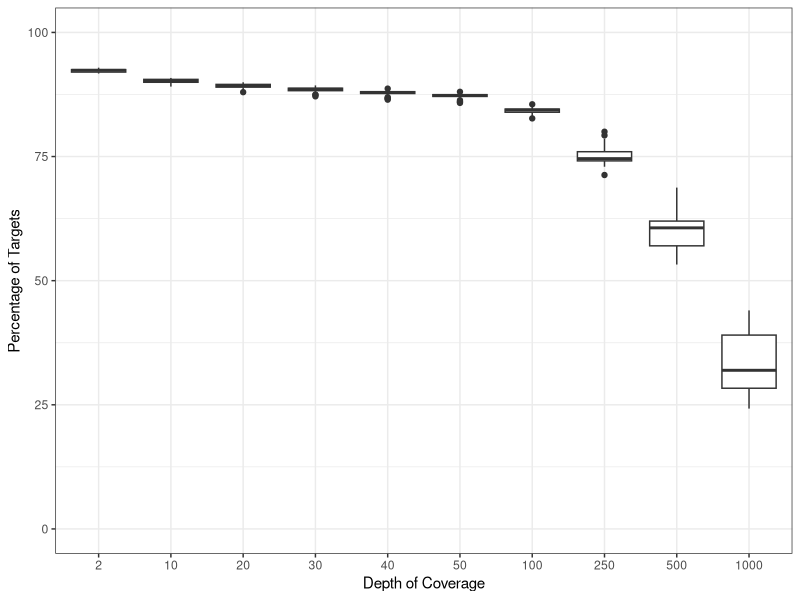
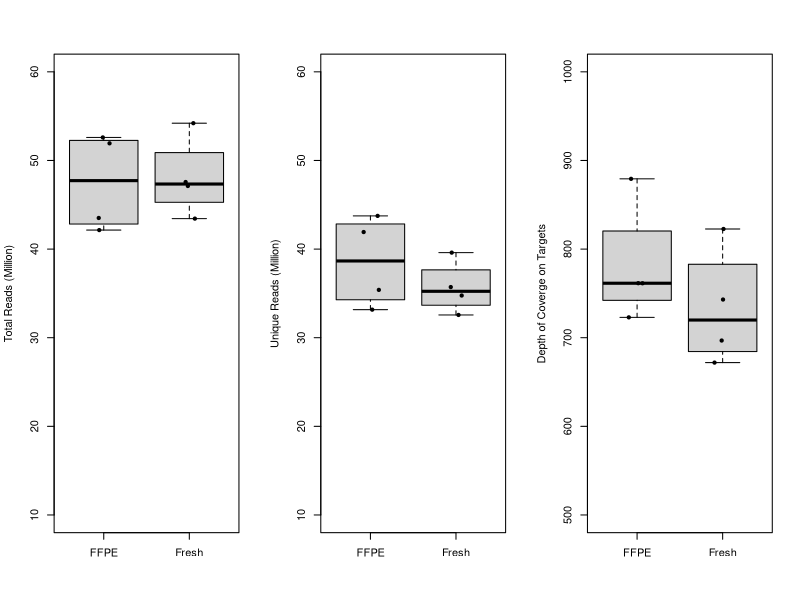
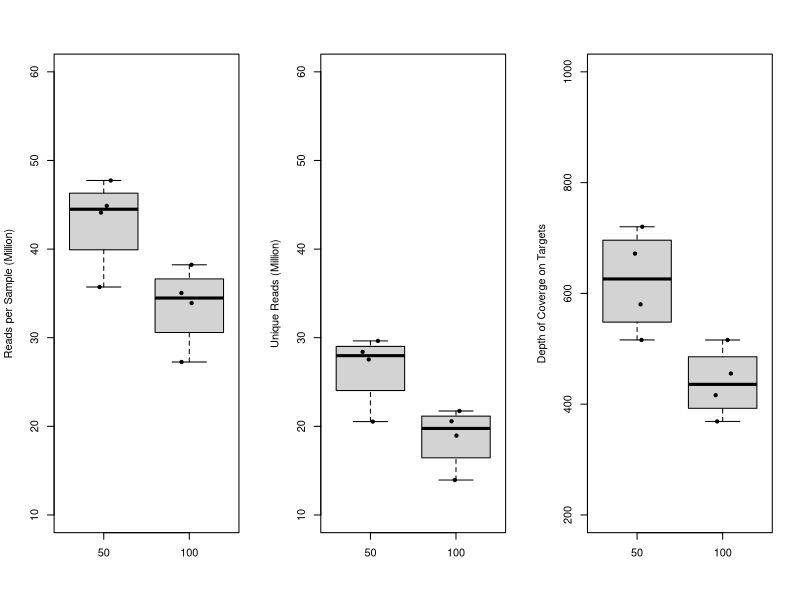
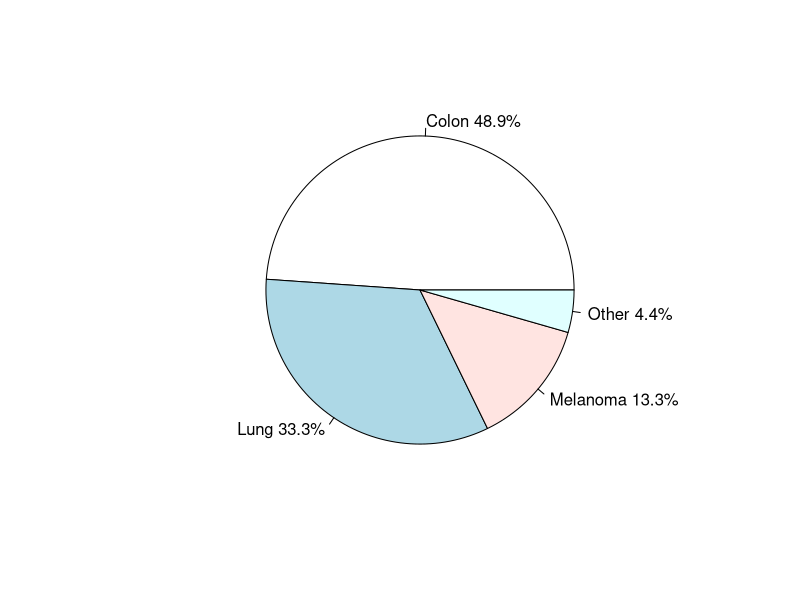
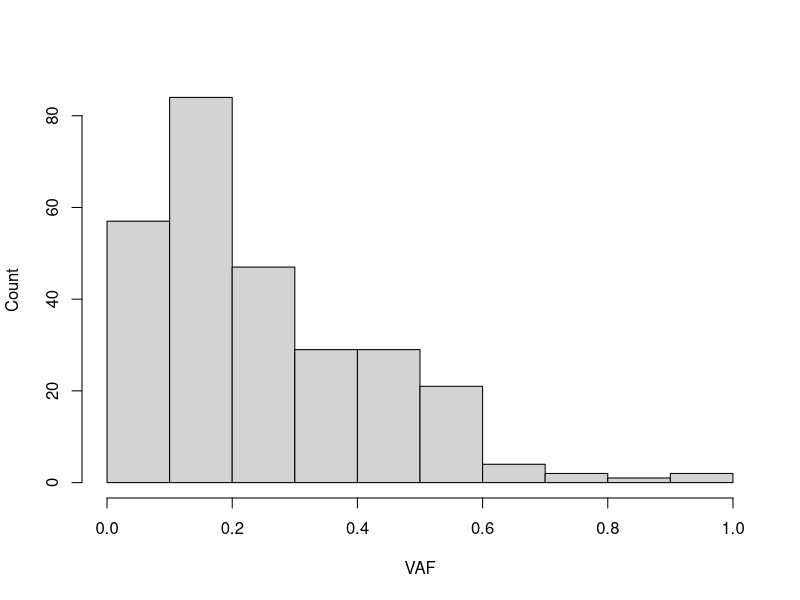
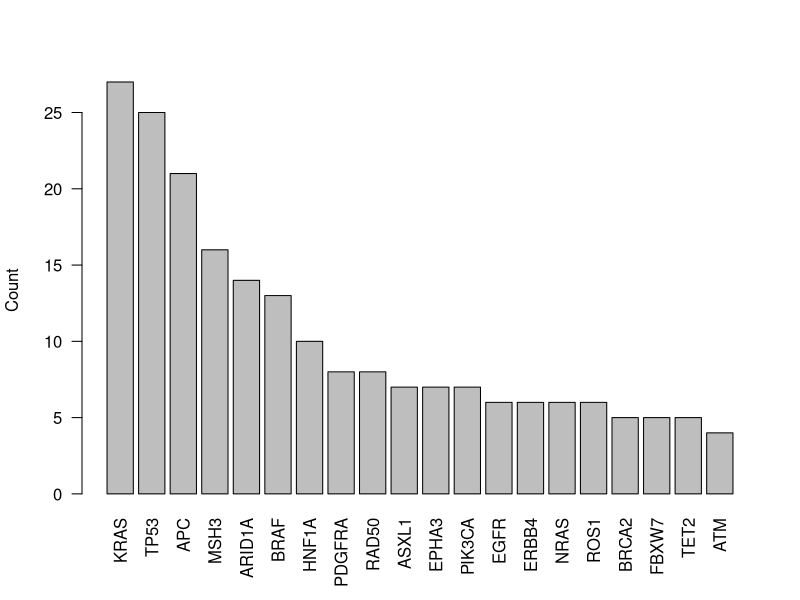
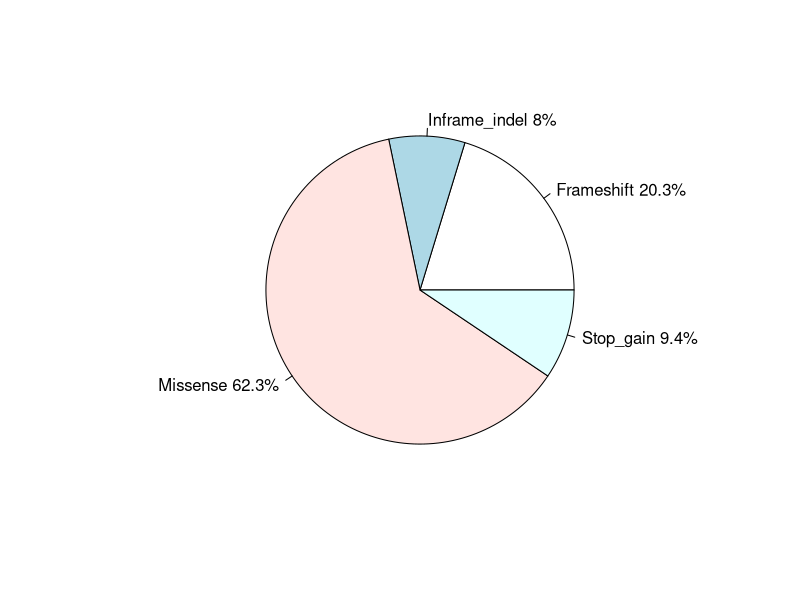

Generate these figures, in order, with R:
library(tidyverse)
#Fig1A
myData <- read.csv("../data/First3BatchesHsMetrics.csv")
smallerTable <- myData[, c(1:2, 48:57)]
toBePlotted <- smallerTable %>% gather('PCT_TARGET_BASES_2X', 'PCT_TARGET_BASES_10X', 
                                       'PCT_TARGET_BASES_20X', 'PCT_TARGET_BASES_30X',
                                       'PCT_TARGET_BASES_40X', 'PCT_TARGET_BASES_50X',
                                       'PCT_TARGET_BASES_100X',  'PCT_TARGET_BASES_250X',
                                       'PCT_TARGET_BASES_500X', 'PCT_TARGET_BASES_1000X',
                                       key = Coverage, value = PCT)
#to get Coverage into digits
tempValue <- str_replace_all(toBePlotted$Coverage, "PCT_TARGET_BASES_", "")
tempValue2 <- str_replace_all(tempValue, "X", "")
toBePlotted$NewCoverage <- factor(tempValue2, levels = c("2", "10", "20", "30", "40", "50", "100",
                                                         "250", "500", "1000"))
toBePlotted$PCT <- toBePlotted$PCT * 100
ggplot(data = toBePlotted) +
    geom_boxplot(map = aes(x= NewCoverage, y = PCT)) +
    ylim(0, 100) +
    xlab("Depth of Coverage") +
    ylab("Percentage of Targets") +
    theme_bw()

#Fig2A
myDataRaw <- read.delim("../data/Fresh_FFPE_hsMetrics.txt", sep = "\t")
par(mfrow=c(1,3))
boxplot(myDataRaw$PF_READS/1000000 ~ myDataRaw$TissueType,
        ylim = c(10, 60), 
        xlab = "", 
        ylab = "Total Reads (Million)")
stripchart(myDataRaw$PF_READS/1000000 ~ myDataRaw$TissueType,
           data = myDataRaw,
           method = "jitter",
           pch = 19,
           vertical = TRUE,
           add = TRUE)
boxplot(myDataRaw$PF_UNIQUE_READS/1000000 ~ myDataRaw$TissueType,
        ylim = c(10, 60),
        xlab = "",
        ylab = "Unique Reads (Million)")
stripchart(myDataRaw$PF_UNIQUE_READS/1000000 ~ myDataRaw$TissueType,
           data = myDataRaw,
           method = "jitter",
           pch = 19,
           vertical = TRUE,
           add = TRUE)
boxplot(myDataRaw$MEAN_TARGET_COVERAGE ~ myDataRaw$TissueType, 
        ylim = c(500, 1000),
        xlab = "",
        ylab = "Depth of Coverge on Targets")
stripchart(myDataRaw$MEAN_TARGET_COVERAGE ~ myDataRaw$TissueType,
           data = myDataRaw,
           method = "jitter",
           pch = 19,
           vertical = TRUE,
           add = TRUE)
par(mfrow=c(1,1))

#p-values for tissue types
t.test(myDataRaw$PF_READS/1000000 ~ myDataRaw$TissueType)
t.test(myDataRaw$PF_UNIQUE_READS/1000000 ~ myDataRaw$TissueType)
t.test(myDataRaw$MEAN_BAIT_COVERAGE ~ myDataRaw$TissueType)

#Fig2B
BAT4samples <-read.csv("../data/DNAamountSamplesHsmetrics.csv")
par(mfrow=c(1,3))
boxplot(BAT4samples$PF_READS/1000000 ~ BAT4samples$StartingDNA,
        ylim = c(10, 60), 
        xlab = "", 
        ylab = "Reads per Sample (Million)")
stripchart(BAT4samples$PF_READS/1000000 ~ BAT4samples$StartingDNA,
           data = BAT4samples,
           method = "jitter",
           pch = 19,
           vertical = TRUE,
           add = TRUE)
boxplot(BAT4samples$PF_UNIQUE_READS/1000000 ~ BAT4samples$StartingDNA,
        ylim = c(10, 60),
        xlab = "",
        ylab = "Unique Reads (Million)")
stripchart(BAT4samples$PF_UNIQUE_READS/1000000 ~ BAT4samples$StartingDNA,
           data = BAT4samples,
           method = "jitter",
           pch = 19,
           vertical = TRUE,
           add = TRUE)
boxplot(BAT4samples$MEAN_TARGET_COVERAGE ~ BAT4samples$StartingDNA, 
        ylim = c(200, 1000),
        xlab = "",
        ylab = "Depth of Coverge on Targets")
stripchart(BAT4samples$MEAN_TARGET_COVERAGE ~ BAT4samples$StartingDNA,
           data = BAT4samples,
           method = "jitter",
           pch = 19,
           vertical = TRUE,
           add = TRUE)
par(mfrow=c(1,1))

#p-values for 50ng v 100ng
t.test(BAT4samples$PF_READS/1000000 ~ BAT4samples$StartingDNA)
t.test(BAT4samples$PF_UNIQUE_READS/1000000 ~ BAT4samples$StartingDNA)
t.test(BAT4samples$MEAN_TARGET_COVERAGE ~ BAT4samples$StartingDNA)

#Fig3
#for Fig3 panel A only
Clinicalcases <- read.delim("../data/Table_4_Clinical_Samples_OncoFocus_ActSeq.txt")
PanelA <- Clinicalcases
PA_pct <- round(table(PanelA$Source)/sum(table(PanelA$Source))*100, digits = 1)
PA_lbls <- paste(names(table(PanelA$Source)), " ", PA_pct, "%", sep = "")
pie(table(PanelA$Source), labels = PA_lbls)
#for Figure 3, panel B, C, and D
PanelBCD <- read.delim("../data/VariantsDetectedInPatients.txt")
#combine inframe indels
PanelBCD[PanelBCD == "inframe_deletion"] <- "Inframe_indel"
PanelBCD[PanelBCD == "inframe_insertion"] <- "Inframe_indel"
#shorten the variant category names
PanelBCD[PanelBCD == "frameshift_variant"] <- "Frameshift"
PanelBCD[PanelBCD == "missense_variant"] <- "Missense"
PanelBCD[PanelBCD == "stop_gained"] <- "Stop_gain"
#remove synonymous 
PanelBCD <- subset(PanelBCD, PanelBCD$Sequence.Ontology..Combined. != "synonymous_variant")
#Panel B: VAF distribution
hist(PanelBCD$AF, main ="", xlab = "VAF", ylab = "Count")
#Panel C: top 20 genes 
barplot(sort(table(PanelBCD$Gene.Names), decreasing = TRUE)[1:20], las = 2, ylab = "Count")
#Panel D: variant types
Variant_pct <- round((table(PanelBCD$Sequence.Ontology..Combined.))/sum(table(PanelBCD$Sequence.Ontology..Combined.))*100, digits = 1)
Variant_lbls <- paste(names(table(PanelBCD$Sequence.Ontology..Combined.)), " ", Variant_pct, "%", sep = "")
pie(table(PanelBCD$Sequence.Ontology..Combined.), labels = Variant_lbls)
#Some numbers cited in the last paragraph of Results
#total valid non-synonymous variants
dim(PanelBCD)[1]
#number of genes with variants
length(unique(PanelBCD$Gene.Names))
#list of cases and number of variants
sort(table(PanelBCD$SampleName))
#clinical cases
unique(PanelBCD$SampleName)
#variant types
paste(names(table(PanelBCD$Sequence.Ontology..Combined.)), " ", Variant_pct, "%", sep = "")

